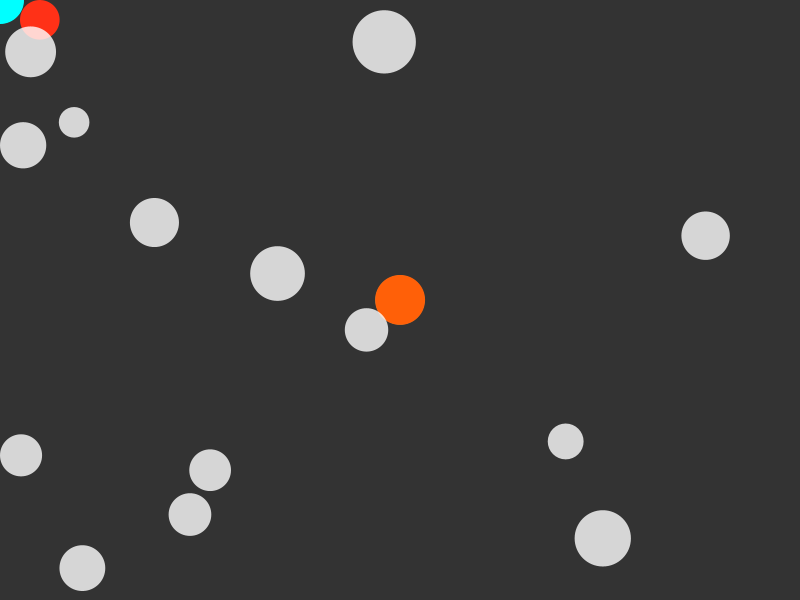
Frame 1 (no input)
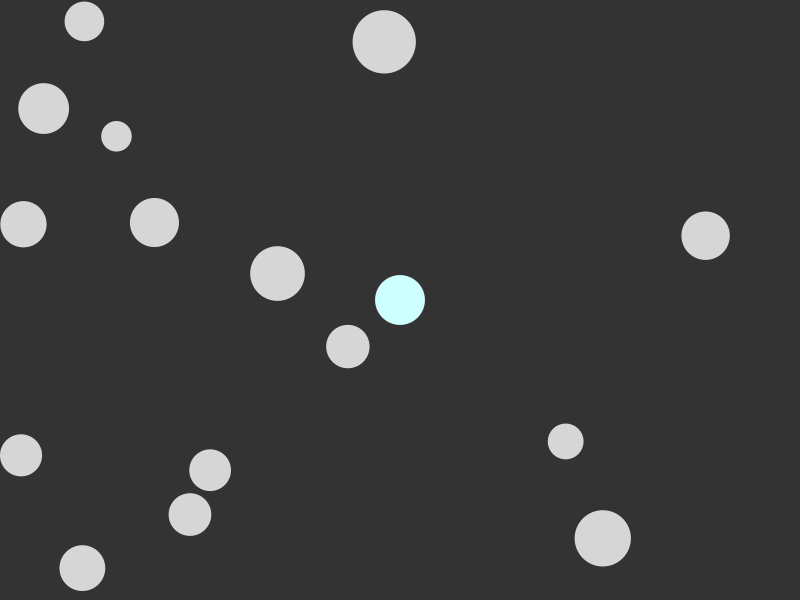
Frame 60 (the mouse pressed at the canvas centre just before this capture)
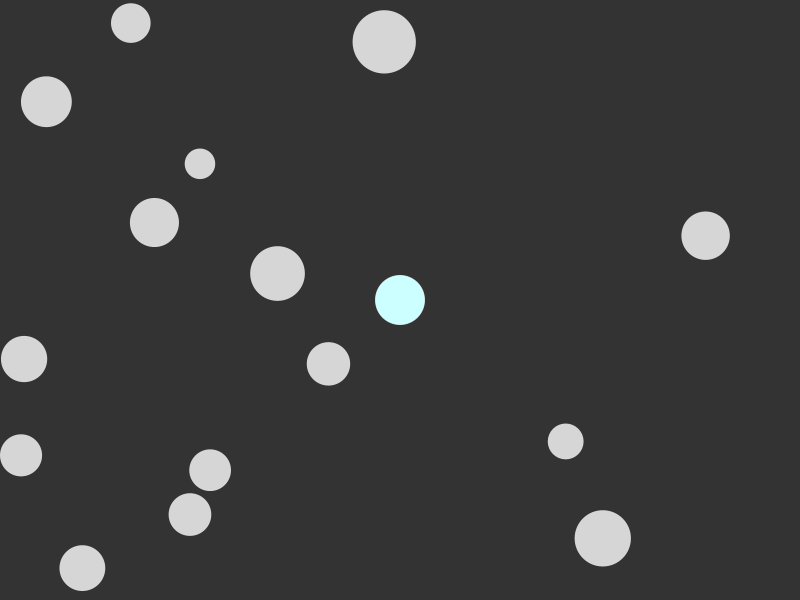
Frame 120 (the mouse held since frame 60 and released just before this capture)

The Processing sketch that drew these frames (run headless with seeded random() and noise(); from frame 60 on, the mouse is pressed at the canvas centre):

// Processing sketch: A1Extn
// ── A1Extn.pde
//Modified from the Bouncing Bubbles and mouse trail examples from Processing.org

int num = 50;
float mx[] = new float[num];
float my[] = new float[num];
int numBalls = 16;
float spring = 0.05;
//float gravity = 0.03;
float friction = -0.9;
Ball[] balls = new Ball[numBalls];

void setup() {
  size(800, 600);
  for (int i = 0; i < numBalls; i++) {
    balls[i] = new Ball(random(width), random(height), random(30, 70), i, balls);
  }
  noStroke();
  mouseX = width/2;
  mouseY = height/2;
}
//int posX = width/2;
//int posY = height/2;
void draw() {
  background(51); 
  //Designate player controlled ball from ball pool
  balls[0] = new Ball(mouseX, mouseY, 50, 0, balls);
  //Fancy tail for PC ball
  int small = frameCount % num;
  mx[small] = mouseX;
  my[small] = mouseY;
  for (int i = 0; i <num; i++) {
    // small+1 is the smallest (the oldest in the array)
    int index = (small+1 + i) % num;
    fill(0, i*i, i*i);
    ellipse(mx[index], my[index], i, i);
  }
  //Collision check, movement and display for all balls
  for (Ball ball : balls) {
    fill(255, 204);
    ball.collide();
    ball.move();
    ball.display();
  }
}
//void keyPressed() {
//  if (key == CODED) {
//    if (keyCode == UP) {
//      posY=posY-10;
//    } else if (keyCode == DOWN) {
//      posY=posY+10;
//    } else if (keyCode == LEFT) {
//      posX=posX-10;
//    } else if (keyCode == RIGHT) {
//      posX=posX+10;
//    } 
//  } else {
//    fill(128);
//  }
//}
class Ball {
  float x, y;
  float diam;
  float vx = 0;
  float vy = 0;
  int id;
  Ball[] others;
  Ball(float xin, float yin, float din, int idin, Ball[] oin) {
    x = xin;
    y = yin;
    diam = din;
    id = idin;
    others = oin;
  } 

  void collide() {
    for (int i = id + 1; i < numBalls; i++) {
      float dx = others[i].x - x;
      float dy = others[i].y - y;
      float distance = sqrt(dx*dx + dy*dy);
      float minDist = others[i].diam/2 + diam/2;
      if (distance < minDist) { 
        float angle = atan2(dy, dx);
        float targetX = x + cos(angle) * minDist;
        float targetY = y + sin(angle) * minDist;
        float ax = (targetX - others[i].x) * spring;
        float ay = (targetY - others[i].y) * spring;
        vx -= ax;
        vy -= ay;
        others[i].vx += ax;
        others[i].vy += ay;
        fill(255, random(0,128), random(0,128));
      }
    }
  }

  void move() {
    //    vy += gravity;
    x += vx;
    y += vy;
    if (x + diam/2 > width) {
      x = width - diam/2;
      vx *= friction;
    } else if (x - diam/2 < 0) {
      x = diam/2;
      vx *= friction;
    }
    if (y + diam/2 > height) {
      y = height - diam/2;
      vy *= friction;
    } else if (y - diam/2 < 0) {
      y = diam/2;
      vy *= friction;
    }
  }

  void display() {
    ellipse(x, y, diam, diam);
  }
}
